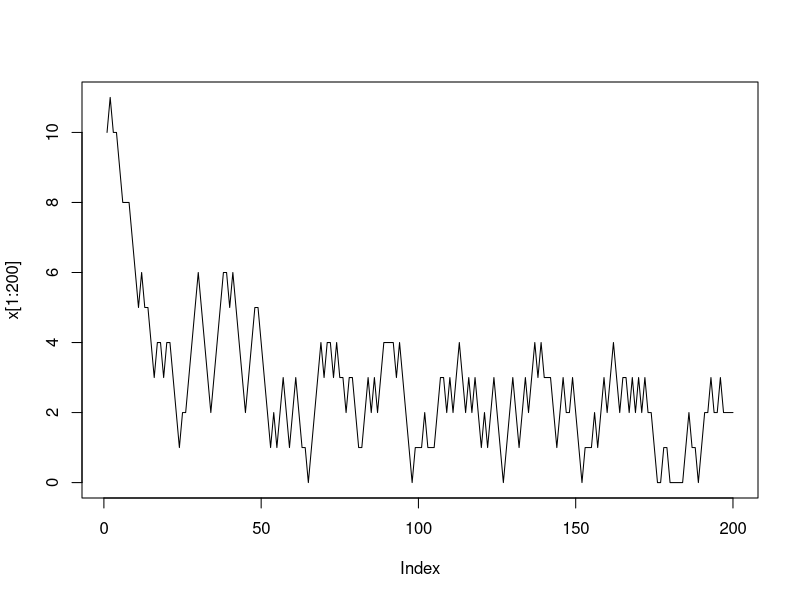
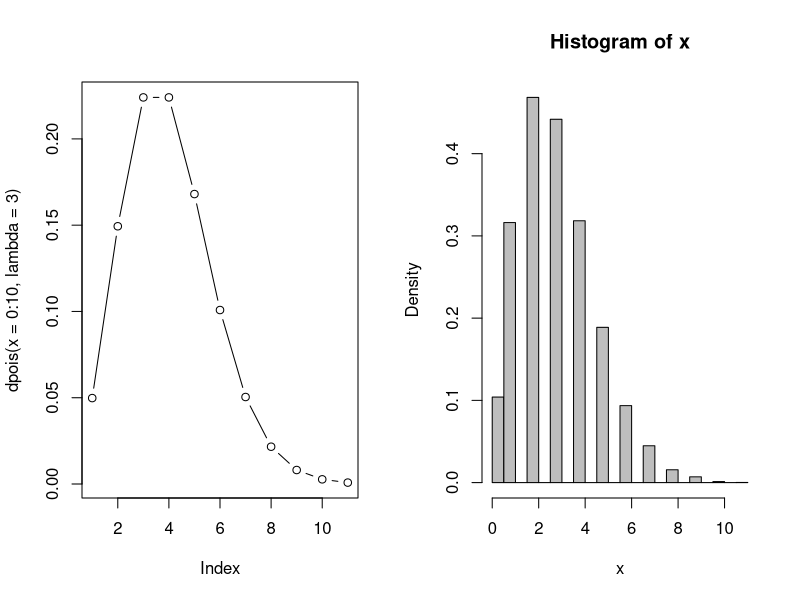

Source code (R) for these figures, in order:
##########################################################
# ECON 5529: Applied Bayesian Statistics for Economcis   #
# UMKC, Fall 2017                                        #
# Ellis Scharfenaker                                     #
# Lecture 5                                              #
##########################################################

# Metropolis-Hastings Algorithm for Poisson Distribution

x<-c()  # create empty variable
x[1]<-10  # set initial value

# Metropolis Hastings

for(i in 2:10000){
  u1<-runif(1,0,1) # draw single value from [0,1]
  ifelse(u1>0.5, y<-x[i-1]+1, y<-x[i-1]-1) # Create random unit step: if u is greater than 0.5 +1 else -1
  r<-dpois(y,3)/dpois(x[i-1],3) # Test if new value is more probable then previous value
  u2<-runif(1,0,1)
  ifelse(u2 <= r, x[i]<-y,x[i]<-x[i-1])
}

# Plot traceplot
plot(x[1:200],type="l")

# Compare MH to density
par(mfrow=c(1,2))
plot(dpois(x=0:10, lambda=3), type="b")
hist(x,prob=T,breaks=20,add=F,col="grey")
par(mfrow=c(1,1))

# Calculate sample mean
mean(x)


